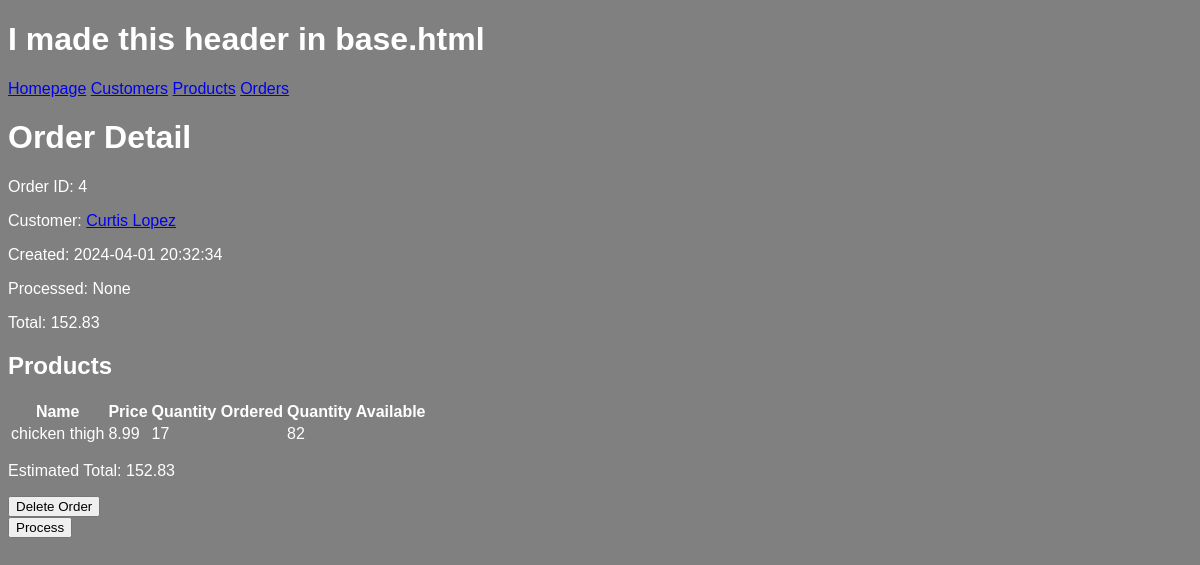
Page /order/4 on the earlier database version.
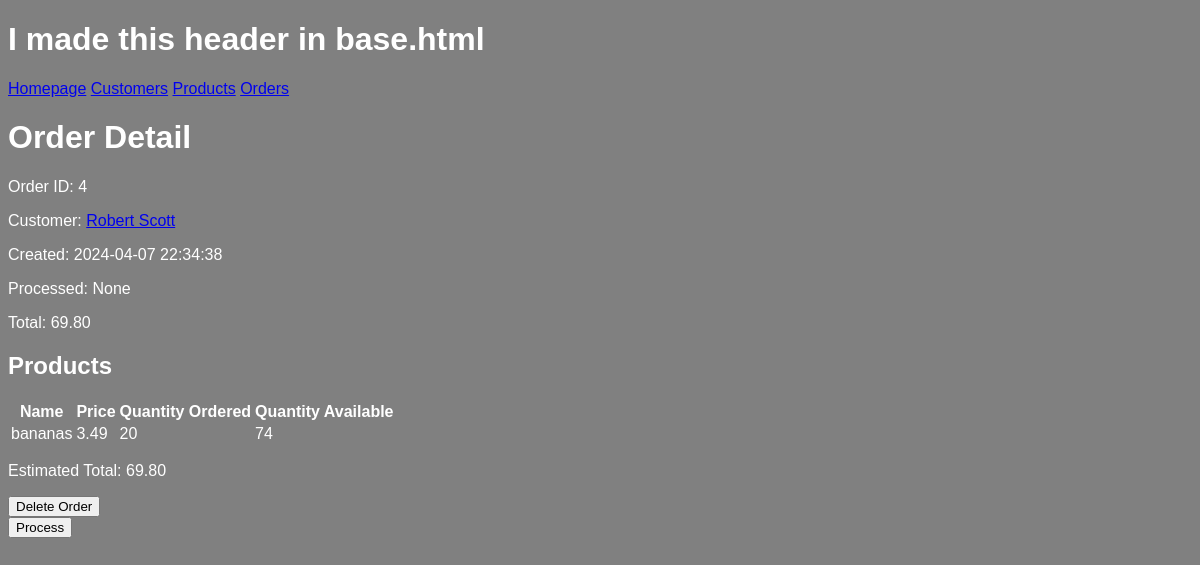
Same page on the later database version.
### models.py (models this page shows, shortened)
class Customer(db.Model):
	id = mapped_column(Integer, primary_key=True)
	name = mapped_column(String(200), nullable=False, unique=True)
	phone = mapped_column(String(20), nullable=False)
	balance = mapped_column(DECIMAL(18, 2), nullable=False, default=0)
	orders = relationship("Order")

class Order(db.Model):
	id = mapped_column(Integer, primary_key=True)
	customer_id = mapped_column(Integer, ForeignKey('customer.id'), nullable=False)
	total = mapped_column(DECIMAL(18, 2), nullable=False, default=0)
	created = mapped_column(DateTime, nullable=False, default=func.now())
	processed = mapped_column(DateTime, nullable=True, default=None)
	customer = relationship("Customer", back_populates="orders")
	items = relationship("ProductOrder", cascade="all, delete-orphan")
	def calculate_total(self):
		total = 0
		for item in self.items:
			total += item.product.price * item.quantity
		self.total = total
		return round(self.total, 2)

class ProductOrder(db.Model):
	id = mapped_column(Integer, primary_key=True)
	order_id = mapped_column(Integer, ForeignKey(Order.id), nullable=False)
	product_id = mapped_column(Integer, ForeignKey(Product.id), nullable=False)
	quantity = mapped_column(Integer, nullable=False)
	product = relationship("Product")
	order = relationship("Order", back_populates="items")

class Product(db.Model):
	id = mapped_column(Integer, primary_key=True)
	name = mapped_column(String(200), nullable=False, unique=True)
	price = mapped_column(DECIMAL(18, 2), nullable=False)
	available = mapped_column(Integer, nullable=False, default=0)

### routes/html.py (the view)
@html_bp.route("/order/<int:order_id>")
def order_detail(order_id):
    order = Order.query.get(order_id)
    if not order:
        return "Order not found", 404
    estimated_total = order.calculate_total()
    return render_template("order_detail.html", order=order, estimated_total=estimated_total)

### templates/order_detail.html
{% extends "base.html" %}
{% block content %}
<h1>Order Detail</h1>
<p>Order ID: {{ order.id }}</p>
<p>Customer: <a href="/customer/{{ order.customer_id }}">{{ order.customer.name }}</a></p>
<p>Created: {{ order.created }}</p>
<p>Processed: {{ order.processed }}</p>
<p>Total: {{ order.total }}</p>
<h2>Products</h2>
<table>
  <tr>
    <th>Name</th>
    <th>Price</th>
    <th>Quantity Ordered</th>
    <th>Quantity Available</th>
  </tr>
  {% for item in order.items %}
  <tr>
    <td>{{ item.product.name }}</td>
    <td>{{ item.product.price }}</td>
    <td>{{ item.quantity }}</td>
    <td>{{ item.product.available }}</td>
  </tr>
  {% endfor %}
</table>
<p>Estimated Total: {{ estimated_total }}</p>
{% if not order.processed %}
<form action="{{ url_for('html.order_delete_web', order_id=order.id) }}" method="post">
    <button type="submit">Delete Order</button>
</form>
<form action="{{ url_for('html.order_process_web', order_id=order.id) }}" method="post">
    <button type="submit">Process</button>
</form>
 {% endif %}
{% endblock %}

Differences in the rows shown:
no longer on this page (row edited): Customer: customer.name "Curtis Lopez"
changed Order "None": created "2024-04-01 20:32:34" → "2024-04-07 22:34:38"; total "152.83" → "69.80"
now on this page (row unchanged): Customer: customer.name "Robert Scott"
changed ProductOrder: product.name "chicken thigh" → "bananas"; product.price "8.99" → "3.49"; quantity "17" → "20"; product.available "82" → "74"
Other differences:
{{ estimated_total }}: "152.83" → "69.80"
